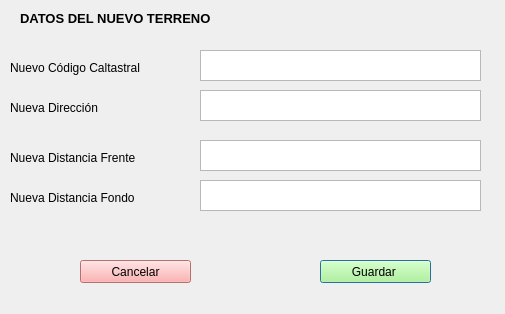
<?xml version="1.0" encoding="UTF-8"?>
<ui version="4.0">
 <class>Dialog</class>
 <widget class="QDialog" name="Dialog">
  <property name="geometry">
   <rect>
    <x>0</x>
    <y>0</y>
    <width>505</width>
    <height>314</height>
   </rect>
  </property>
  <property name="windowTitle">
   <string>Dialog</string>
  </property>
  <widget class="QLabel" name="label_2">
   <property name="geometry">
    <rect>
     <x>20</x>
     <y>10</y>
     <width>261</width>
     <height>16</height>
    </rect>
   </property>
   <property name="font">
    <font>
     <pointsize>10</pointsize>
     <weight>75</weight>
     <bold>true</bold>
    </font>
   </property>
   <property name="text">
    <string>DATOS DEL NUEVO TERRENO</string>
   </property>
  </widget>
  <widget class="QLabel" name="label">
   <property name="geometry">
    <rect>
     <x>10</x>
     <y>60</y>
     <width>171</width>
     <height>16</height>
    </rect>
   </property>
   <property name="font">
    <font>
     <pointsize>9</pointsize>
    </font>
   </property>
   <property name="text">
    <string>Nuevo Código Caltastral</string>
   </property>
  </widget>
  <widget class="QPlainTextEdit" name="txt_codigo">
   <property name="geometry">
    <rect>
     <x>200</x>
     <y>50</y>
     <width>281</width>
     <height>31</height>
    </rect>
   </property>
  </widget>
  <widget class="QLabel" name="label_3">
   <property name="geometry">
    <rect>
     <x>10</x>
     <y>100</y>
     <width>141</width>
     <height>16</height>
    </rect>
   </property>
   <property name="font">
    <font>
     <pointsize>9</pointsize>
    </font>
   </property>
   <property name="text">
    <string>Nueva Dirección</string>
   </property>
  </widget>
  <widget class="QPlainTextEdit" name="txt_direccion">
   <property name="geometry">
    <rect>
     <x>200</x>
     <y>90</y>
     <width>281</width>
     <height>31</height>
    </rect>
   </property>
  </widget>
  <widget class="QPushButton" name="btn_guardar">
   <property name="geometry">
    <rect>
     <x>320</x>
     <y>260</y>
     <width>111</width>
     <height>23</height>
    </rect>
   </property>
   <property name="styleSheet">
    <string notr="true">background-color:rgb(170, 255, 127)</string>
   </property>
   <property name="text">
    <string>Guardar </string>
   </property>
  </widget>
  <widget class="QPushButton" name="btn_cancelar">
   <property name="geometry">
    <rect>
     <x>80</x>
     <y>260</y>
     <width>111</width>
     <height>23</height>
    </rect>
   </property>
   <property name="styleSheet">
    <string notr="true">background-color:rgb(255, 155, 155)</string>
   </property>
   <property name="text">
    <string>Cancelar</string>
   </property>
  </widget>
  <widget class="QPlainTextEdit" name="txt_frente">
   <property name="geometry">
    <rect>
     <x>200</x>
     <y>140</y>
     <width>281</width>
     <height>31</height>
    </rect>
   </property>
  </widget>
  <widget class="QLabel" name="label_4">
   <property name="geometry">
    <rect>
     <x>10</x>
     <y>150</y>
     <width>151</width>
     <height>16</height>
    </rect>
   </property>
   <property name="font">
    <font>
     <pointsize>9</pointsize>
    </font>
   </property>
   <property name="text">
    <string>Nueva Distancia Frente</string>
   </property>
  </widget>
  <widget class="QPlainTextEdit" name="txt_fondo">
   <property name="geometry">
    <rect>
     <x>200</x>
     <y>180</y>
     <width>281</width>
     <height>31</height>
    </rect>
   </property>
  </widget>
  <widget class="QLabel" name="label_5">
   <property name="geometry">
    <rect>
     <x>10</x>
     <y>190</y>
     <width>151</width>
     <height>16</height>
    </rect>
   </property>
   <property name="font">
    <font>
     <pointsize>9</pointsize>
    </font>
   </property>
   <property name="text">
    <string>Nueva Distancia Fondo</string>
   </property>
  </widget>
 </widget>
 <resources/>
 <connections/>
</ui>
